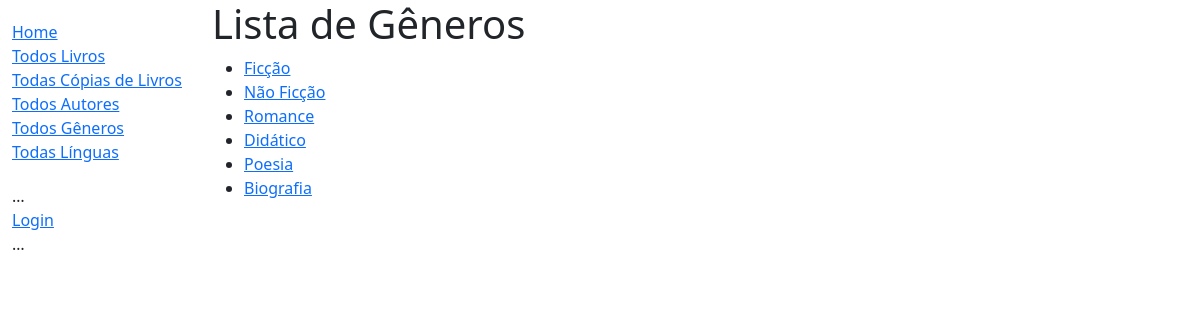
The page /acervo/generos/ on the database its author committed.
### acervo/models.py (models this page shows)
class Genero(models.Model):
    nome = models.CharField(
        max_length=200,
        unique=True,
        help_text="Gênero do Livro (por exemplo Literatura Nacional, Estrangeira, Não Ficção etc.)"
    )
    def get_absolute_url(self):
        return reverse('detalhe-genero', args=[str(self.id)])
    def __str__(self):
        return self.nome

### acervo/views.py (the view)
# urls.py: path('generos/', views.GeneroListView.as_view(), name='generos'),
class GeneroListView(generic.ListView):
    model = Genero
    context_object_name = 'lista_generos'
    template_name = 'acervo/lista_generos.html'
    paginate_by = 10

### acervo/templates/acervo/lista_generos.html
{% extends "base_generic.html" %}
{% block content %}
<h1>Lista de Gêneros</h1>
{% if lista_generos %}
  <ul>
  {% for genero in lista_generos %}
    <li>
      <a href="{{ genero.get_absolute_url }}">
      {{ genero }}
      </a>
    </li>
  {% endfor %}
 </ul>
{% else %}
  <p>Não há gêneros disponíveis.</p>
{% endif %}
{% endblock %}

### rows shown on the page
Genero: nome "Ficção"
Genero: nome "Não Ficção"
Genero: nome "Romance"
Genero: nome "Didático"
Genero: nome "Poesia"
Genero: nome "Biografia"
